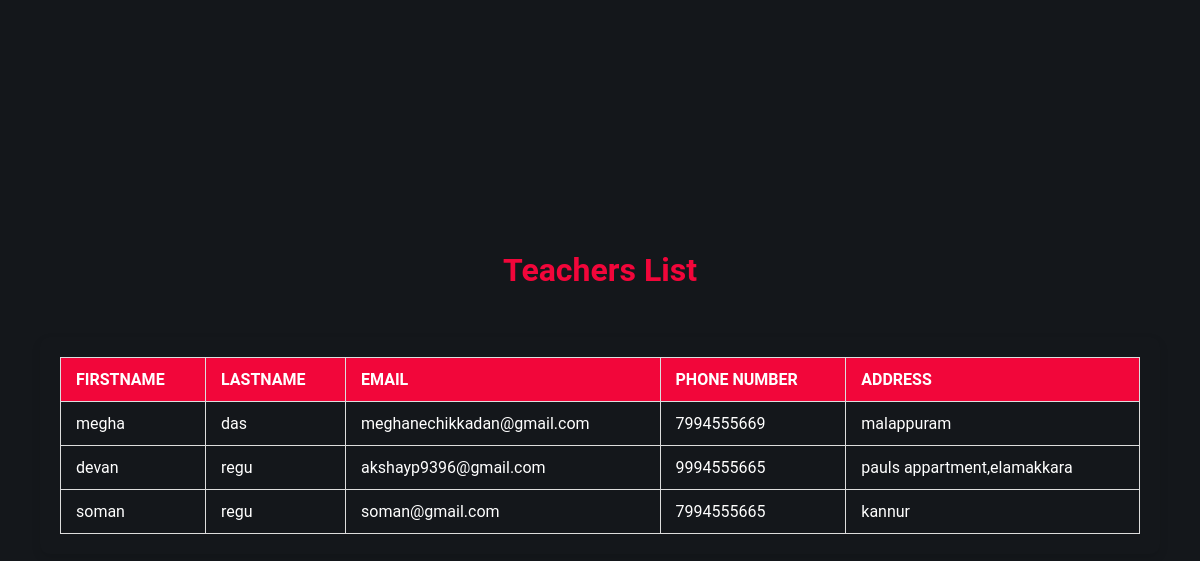
/tchrlist, run on the app's committed database.
### tables this page shows
CREATE TABLE Teacher (
    teachid INTEGER PRIMARY KEY AUTOINCREMENT,
    logid INTEGER,
    firstname TEXT,
    lastname TEXT,
    email TEXT,
    address TEXT,
    phone_number BIGINT,
    salary FLOAT,
    experience INTEGER,
    FOREIGN KEY (logid) REFERENCES Login(loginid)
);

### main.py (the view)
@app.route('/tchrlist')
def tchrlist():
    con=sqlite3.connect("studentmanagement.db")
    con.row_factory=sqlite3.Row
    cursor1=con.cursor()
    cursor1.execute("select * from Teacher")
    data=cursor1.fetchall()
    return render_template("tchrlist.html",view=data)

### templates/tchrlist.html (shortened to what this page needs)
<!DOCTYPE html>
<html lang="en">
<head>
</head>
<body>
    <h1>Teachers List</h1>
    <div class="table-container">
        <table>
            <thead>
                <tr>
                    <th>Firstname</th>
                    <th>Lastname</th>
                    <th>Email</th>
                    <th>Phone Number</th>
                    <th>Address</th>
                </tr>
            </thead>
            <tbody>
               {% for i in view %}
                <tr>
                    <td>{{i.firstname}}</td>
                    <td>{{i.lastname}}</td>
                    <td>{{i.email}}</td>
                    <td>{{i.phone_number}}</td>
                    <td>{{i.address}}</td>
                </tr>
               {% endfor %}
            </tbody>
        </table>
    </div>
</body>
</html>

### templates/tchrlist.html (style rules this page uses)
:root { --accent-color: #f2063a; --background-color: #ffffff; --gray-light: #f9c8c9; --gray: #8f8f8f; }
html, body { height: 100%; margin: 0; font-family: 'Roboto', Helvetica, Arial, sans-serif; background-color: #000000; }
body { display: flex; align-items: center; justify-content: center; flex-direction: column; position: relative; background: #14171B; }
h1 { text-align:center ; margin-bottom: 1em; font-size: 2em; color: var(--accent-color); }
.table-container { width: 90%; max-width: 1200px; background: var(--secondary-color); padding: 20px; margin: 1em auto; border-radius: 10px; box-shadow: 0 4px 10px rgba(0, 0, 0, 0.1); }
table { width: 100%; border-collapse: collapse; margin: 0 auto; text-align: left; }
th, td { padding: 12px 15px; border: 1px solid #ddd; }
th { background: #f2063a; color: white; font-weight: bold; text-transform: uppercase; }
td { color: #ffffff; }

### data on the page
Teacher: firstname "megha", lastname "das", email "meghanechikkadan@gmail.com", phone_number "7994555669", address "malappuram"
Teacher: firstname "devan", lastname "regu", email "akshayp9396@gmail.com", phone_number "9994555665", address "pauls appartment,elamakkara"
Teacher: firstname "soman", lastname "regu", email "soman@gmail.com", phone_number "7994555665", address "kannur"
